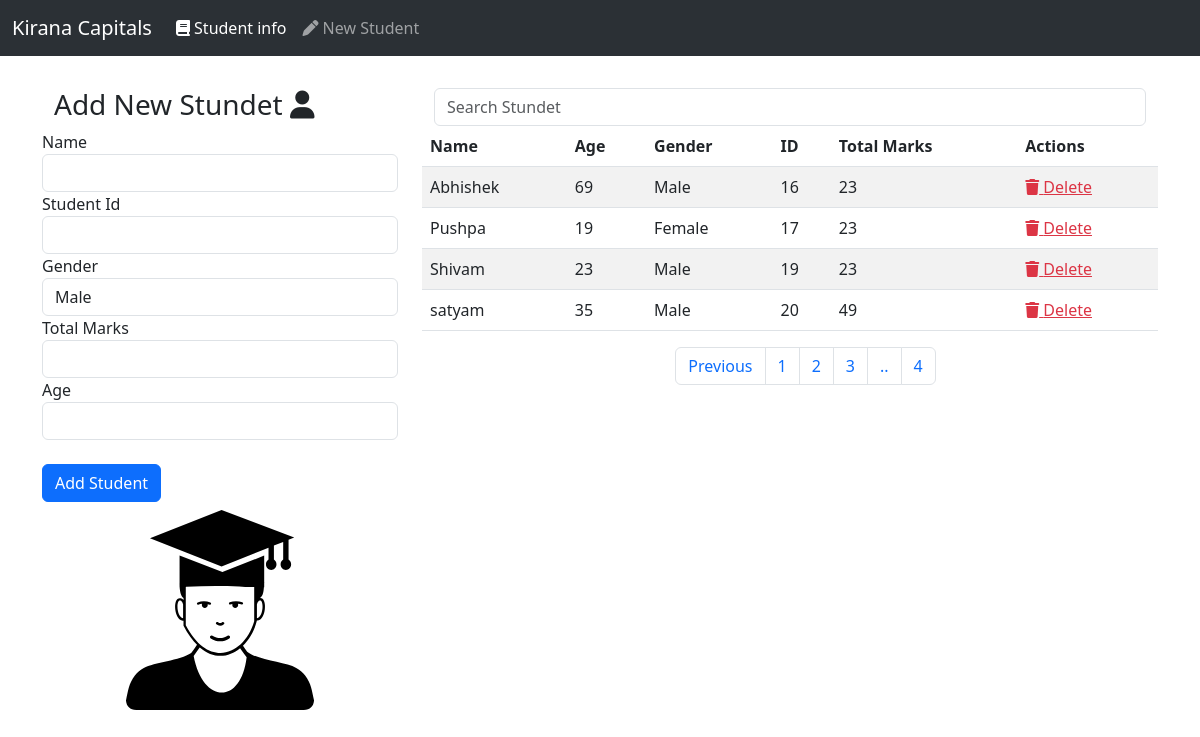
The page /student/service/?page=4 on the database as committed earlier.
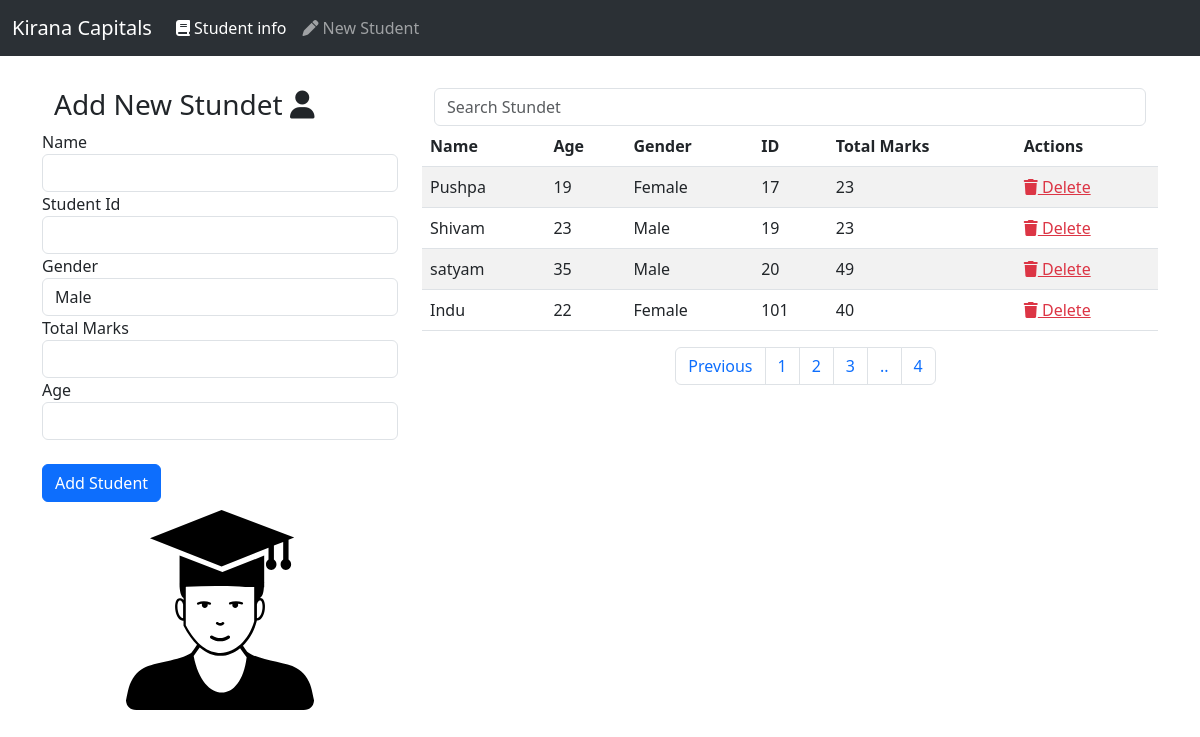
The same page on the database as committed later.
### student/models.py (models this page shows)
class Student(models.Model):
    studentName = models.CharField(max_length=200,null=False)
    age = models.IntegerField(null=False)
    studentid = models.CharField( max_length=50 , null=False)
    gender =models.CharField(max_length=10,null=False)
    marks = models.IntegerField(null=False)

### student/views.py (the view)
# urls.py: path('',sv.NewStudent.as_view(),name="newstduent"),
class NewStudent(ListView):
    model = Student
    template_name = 'student/newstudent.html'
    context_object_name = 'students'
    ordering = ['id']
    paginate_by = 5
    def get_context_data(self, **kwargs):
        context = super().get_context_data(**kwargs)
        return context

### student/templates/student/newstudent.html (shortened to what this page needs)
{% extends 'core/base.html' %}
{% load static %}
{% block content %}
{% include 'core/navbar.html' %}
<div class="container mt-4">
    <div class="row">
        <div class="col-sm-4">
            <div class="container mt-2">
                <h3>Add New Stundet <i class="fas fa-user"></i> </h3>
            </div>
            <form action="validate/user" method="post" >
                <label for="name">Name</label>
                <input type="text" name="name" id="name" class="form-control" required>
                <label for="id">Student Id</label>
                <input type="text" name="id" class="form-control" required>
                <label for="gender">Gender</label>
                <select name="gender" class="form-control">
                    <option value="Male">Male</option>
                </select>
                <label for="marks">Total Marks</label>
                <input type="number" name="marks" class="form-control" required>
                <label for="age">Age</label>
                <input type="number" name="age" id="age" class="form-control" required>
                <input type="submit" value="Add Student" class="btn btn-primary mt-4">
            </form>
            <div class="container mt-2">
                <img src="{% static 'student/img/icon.svg' %}" alt="" width="100%" height="200">
            </div>
        </div>
        <div class="col-sm-8">
        {% if students %}
        <div class="container mt-2">
            <input type="text" class='form-control' onkeyup="myFunction()" placeholder="Search Stundet " id="myInput">
        </div>
        <table class="table table-striped" id='myTable'>
                <thead>
                    <tr>
                        <th>Name</th>
                        <th>Age</th>
                        <th>Gender</th>
                        <th>ID</th>
                        <th>Total Marks</th>
                        <th>Actions</th>
                    </tr>
                </thead>
                <tbody>
            {% for i in students %}
            <tr>
        <td> {{i.studentName}}</td>
        <td> {{i.age}}</td>
        <td> {{i.gender}}</td>
        <td> {{i.studentid}}</td>
        <td> {{i.marks}}</td>
        <td>  <a href="delete/student/{{i.studentid}}" class="text-danger"> <i class="fa-solid fa-trash"></i> Delete</a></td>
            </tr>
            {% endfor %}
                </tbody>
        </table>
        {% if is_paginated %}
        <div class="row">
            <div class="col-sm-4"></div>
            <div class="col-sm-8">
                <nav aria-label="Page navigation example">
                    <ul class="pagination">
                        {% if page_obj.has_previous %}
                      <li class="page-item"><a class="page-link" href="?page={{page_obj.previous_page_number}}">Previous</a></li>
                      {% endif %}
                      <li class="page-item"><a class="page-link" href="?page=1">1</a></li>
                      <li class="page-item"><a class="page-link" href="?page=2">2</a></li>
                      <li class="page-item"><a class="page-link" href="?page=3">3</a></li>
                      <li class="page-item"><a class="page-link" href="#">..</a></li>
                      <li class="page-item"><a class="page-link" href="?page={{page_obj.paginator.num_pages}}">{{page_obj.paginator.num_pages}}</a></li>
                      {% endif %}
        {% else %}
        <h3 class="text-center mt-4">No Student..</h3>
        {% endif %}
        </div>
    </div>
</div>
{% endblock content %}

Rows that differ between the two databases and show on the page:
no longer on this page (row unchanged): Student: studentName "Abhishek", age "69", gender "Male", studentid "16", marks "23"
added Student: studentName "Indu", age "22", gender "Female", studentid "101", marks "40"
